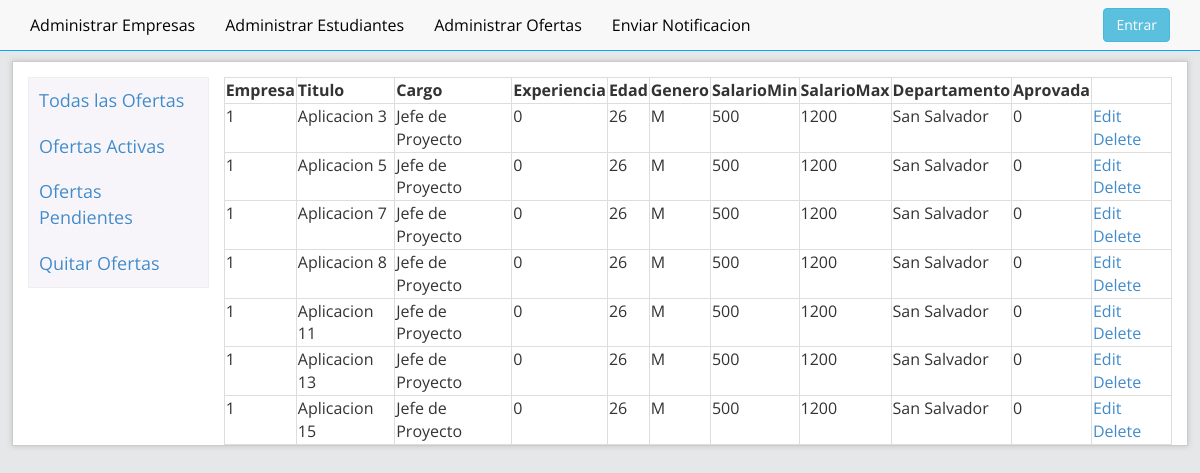
The app's page /admin/ofertas.php?id=pendientes, older data.
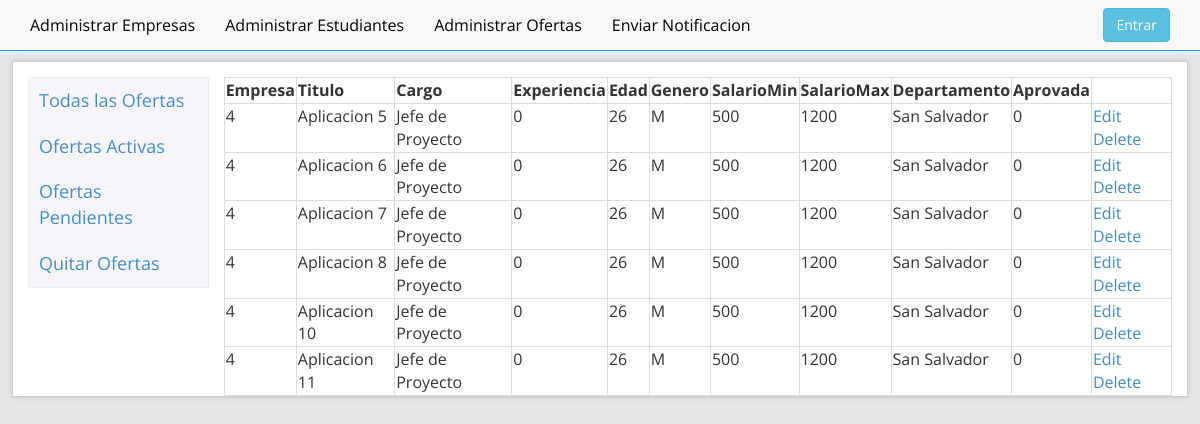
The same page, newer data.
### tables this page shows
CREATE TABLE `ofertas` (
  `cod_oferta` int(20) NOT NULL AUTO_INCREMENT,
  `cod_em` int(20) DEFAULT NULL,
  `titulo_of` varchar(120) DEFAULT NULL,
  `descripcion_of` varchar(250) DEFAULT NULL,
  `area_of` int(11) DEFAULT NULL,
  `cargo_of` varchar(20) DEFAULT NULL,
  `vacantes_of` int(11) DEFAULT NULL,
  `contratacion_of` varchar(20) DEFAULT NULL,
  `anoexp_ofetas` int(11) DEFAULT NULL,
  `edad` int(10) DEFAULT NULL,
  `genero_of` varchar(20) DEFAULT NULL,
  `vehiculo_ofetas` varchar(20) DEFAULT NULL,
  `salariomax_of` decimal(30,0) DEFAULT NULL,
  `salariomin_of` decimal(30,0) DEFAULT NULL,
  `departamento_of` varchar(20) DEFAULT NULL,
  `experiencia` varchar(20) DEFAULT NULL,
  `tituloen_of` varchar(20) DEFAULT NULL,
  `nivel_of` varchar(20) DEFAULT NULL,
  `disponible_of` int(1) DEFAULT '0',
  `aprovacion_of` int(1) DEFAULT '0',
  `fecha_of` datetime DEFAULT NULL,
  `fechaFin_of` datetime DEFAULT NULL,
  PRIMARY KEY (`cod_oferta`) USING BTREE,
  UNIQUE KEY `cod_oferta_UNIQUE` (`cod_oferta`)
);

### admin/ofertasNoActivas.php (the view, shortened to what this page needs)
<?
echo "<table class='table-bordered' >";
echo "<tr>";
echo "<td><b>Empresa</b></td>";
echo "<td><b>Titulo</b></td>";
echo "<td><b>Cargo</b></td>";
echo "<td><b>Experiencia</b></td>";
echo "<td><b>Edad</b></td>";
echo "<td><b>Genero</b></td>";
echo "<td><b>SalarioMin</b></td>";
echo "<td><b>SalarioMax</b></td>";
echo "<td><b>Departamento</b></td>";
echo "<td><b>Aprovada</b></td>";
echo "</tr>";
$result = mysql_query("SELECT * FROM `ofertas` where aprovacion_of=0") or trigger_error(mysql_error());
while ($row = mysql_fetch_array($result)) {
    foreach ($row AS $key => $value) {
        $row[$key] = stripslashes($value);
    }
    echo "<tr>";
    echo "<td valign='top'>" . nl2br($row['cod_em']) . "</td>";
    echo "<td valign='top'>" . nl2br($row['titulo_of']) . "</td>";
    echo "<td valign='top'>" . nl2br($row['cargo_of']) . "</td>";
    echo "<td valign='top'>" . nl2br($row['anoexp_ofetas']) . "</td>";
    echo "<td valign='top'>" . nl2br($row['edad']) . "</td>";
    echo "<td valign='top'>" . nl2br($row['genero_of']) . "</td>";
    echo "<td valign='top'>" . nl2br($row['salariomax_of']) . "</td>";
    echo "<td valign='top'>" . nl2br($row['salariomin_of']) . "</td>";
    echo "<td valign='top'>" . nl2br($row['departamento_of']) . "</td>";
    echo "<td valign='top'>" . nl2br($row['aprovacion_of']) . "</td>";
    echo "<td valign='top'><a href=edit.php?id={$row['id']}>Edit</a> <a href=delete.php?id={$row['id']}>Delete</a></td> ";
    echo "</tr>";
}
echo "</table>";
?>

Row changes from the older to the newer data that the page shows:
no longer on this page (row edited): ofertas: cod_em "1", titulo_of "Aplicacion 3", cargo_of "Jefe de Proyecto", anoexp_ofetas "0", edad "26", genero_of "M", salariomax_of "500", salariomin_of "1200", departamento_of "San Salvador", aprovacion_of "0"
no longer on this page (row edited): ofertas: cod_em "1", titulo_of "Aplicacion 13", cargo_of "Jefe de Proyecto", anoexp_ofetas "0", edad "26", genero_of "M", salariomax_of "500", salariomin_of "1200", departamento_of "San Salvador", aprovacion_of "0"
no longer on this page (row edited): ofertas: cod_em "1", titulo_of "Aplicacion 15", cargo_of "Jefe de Proyecto", anoexp_ofetas "0", edad "26", genero_of "M", salariomax_of "500", salariomin_of "1200", departamento_of "San Salvador", aprovacion_of "0"
changed ofertas "Aplicacion 5": cod_em "1" → "4"
now on this page (row edited): ofertas: cod_em "4", titulo_of "Aplicacion 6", cargo_of "Jefe de Proyecto", anoexp_ofetas "0", edad "26", genero_of "M", salariomax_of "500", salariomin_of "1200", departamento_of "San Salvador", aprovacion_of "0"
changed ofertas "Aplicacion 7": cod_em "1" → "4"
changed ofertas "Aplicacion 8": cod_em "1" → "4"
now on this page (row edited): ofertas: cod_em "4", titulo_of "Aplicacion 10", cargo_of "Jefe de Proyecto", anoexp_ofetas "0", edad "26", genero_of "M", salariomax_of "500", salariomin_of "1200", departamento_of "San Salvador", aprovacion_of "0"
changed ofertas "Aplicacion 11": cod_em "1" → "4"
